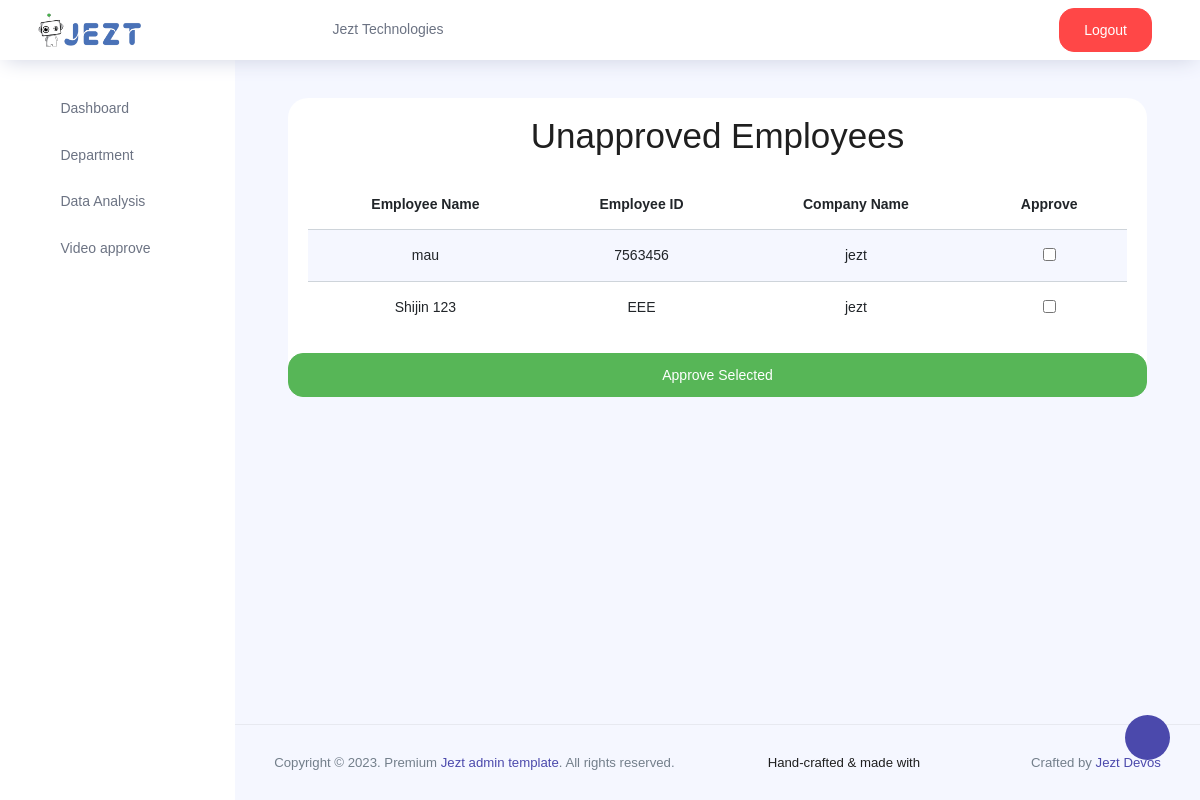
The app's page /video_approval/ (signed in) with its own data.
### myapp/models.py (models this page shows, shortened)
class VideoRecord(models.Model):
    employee = models.ForeignKey(Employee, on_delete=models.CASCADE)
    company = models.ForeignKey(CustomUser, on_delete=models.CASCADE)
    video_path = models.CharField(max_length=200)
    is_approved = models.BooleanField(default=False)

class Employee(models.Model):
    employee_id = models.CharField(max_length=100, unique=True)
    video_file = models.FileField(upload_to='get_upload_path')
    company = models.ForeignKey(CustomUser, on_delete=models.CASCADE, related_name='employees')
    employee_name = models.CharField(max_length=100)
    employee_department = models.CharField(max_length=100)

class CustomUser(AbstractBaseUser, PermissionsMixin):
    company_id = models.CharField(max_length=100, unique=True)
    company_name = models.CharField(max_length=100)
    email = models.EmailField(max_length=254, unique=True, validators=[EmailValidator()])
    api_key = models.CharField(max_length=255, unique=True, blank=True, null=True)
    is_active = models.BooleanField(default=True)
    is_staff = models.BooleanField(default=False)
    is_approved = models.BooleanField(default=False)
    objects = CustomUserManager()
    USERNAME_FIELD = 'company_id'
    REQUIRED_FIELDS = ['company_name' ,'email']

### myapp/views.py (the view)
# urls.py: path('video_approval/', video_approval_page, name='video_approval_page'),
@login_required
def video_approval_page(request):
    try:
        user_company = request.user
        unapproved_videos = VideoRecord.objects.filter(company=user_company, is_approved=False)
        context = {
            'videos': unapproved_videos,
        }
        return render(request, 'video_approval.html', context)
    except Exception as e:
        messages.error(request, f"An error occurred: {e}")
        return render(request, 'error.html')

### templates/video_approval.html (shortened to what this page needs)
{% extends 'base1.html' %}
{% block content %}
<div class="col-lg-12 grid-margin stretch-card">
    <div class="card">
        <div class="card-body">
            <h2>Unapproved Employees</h2>
            <br>
            <div class="table-responsive">
                <table class="table table-striped">
                    <thead>
                        <tr>
                            <th> Employee Name </th>
                            <th> Employee ID </th>
                            <th> Company Name </th>
                            <th> Approve </th>
                        </tr>
                    </thead>
                    <tbody>
                        {% for video in videos %}
                            <tr>
                                <td class="py-1">
                                    {{ video.employee.employee_name }}
                                </td>
                                <td>
                                    {{ video.employee.employee_id }}
                                </td>
                                <td>
                                    {{ video.company.company_name }}
                                </td>
                                <td>
                                    <input type="checkbox" class="approve-checkbox" data-url="{% url 'approve_video' video.id %}">
                                </td>
                            </tr>
                        {% empty %}
                            <li class="no-videos">No videos to approve</li>
                        {% endfor %}
                    </tbody>
                </table>
            </div>
        </div>
        <button id="approve-button" class="btn btn-success">Approve Selected</button>
    </div>
</div>
{% endblock content %}

### records on screen
VideoRecord: employee.employee_name "mau", employee.employee_id "7563456", company.company_name "jezt"
VideoRecord: employee.employee_name "Shijin 123", employee.employee_id "EEE", company.company_name "jezt"
